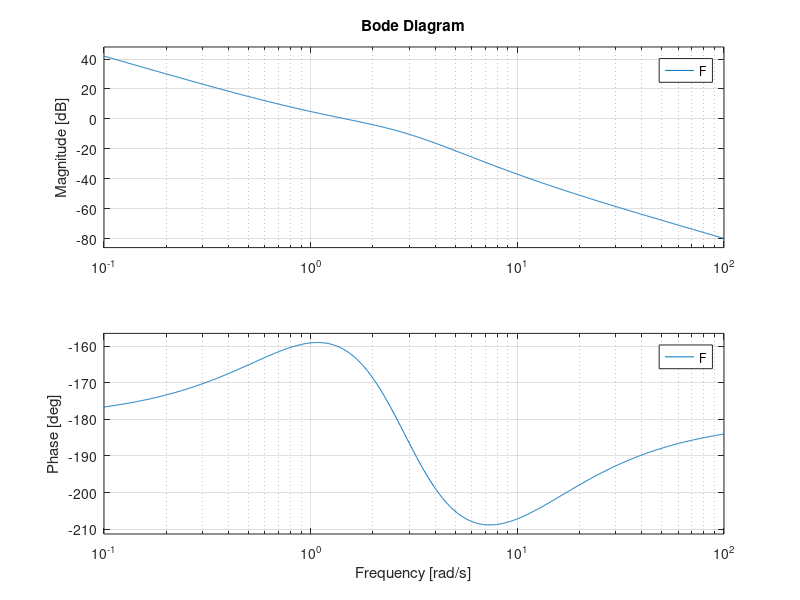
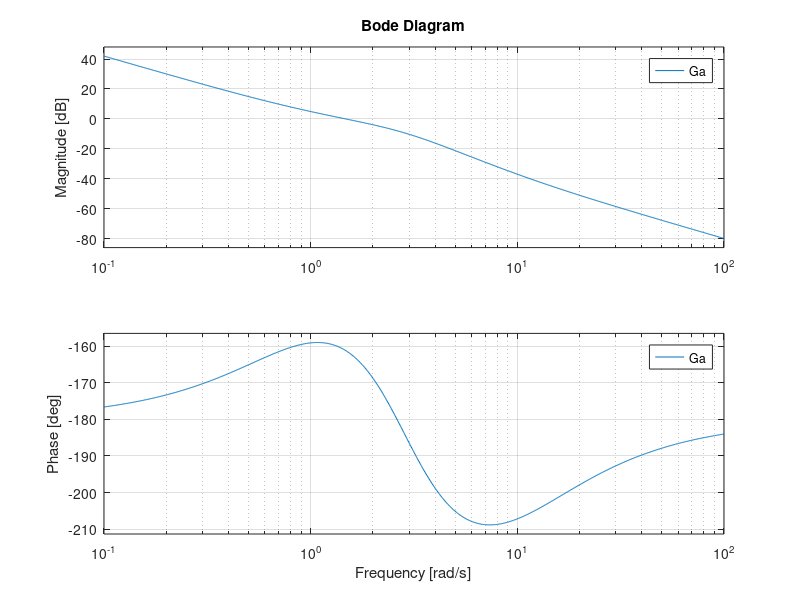
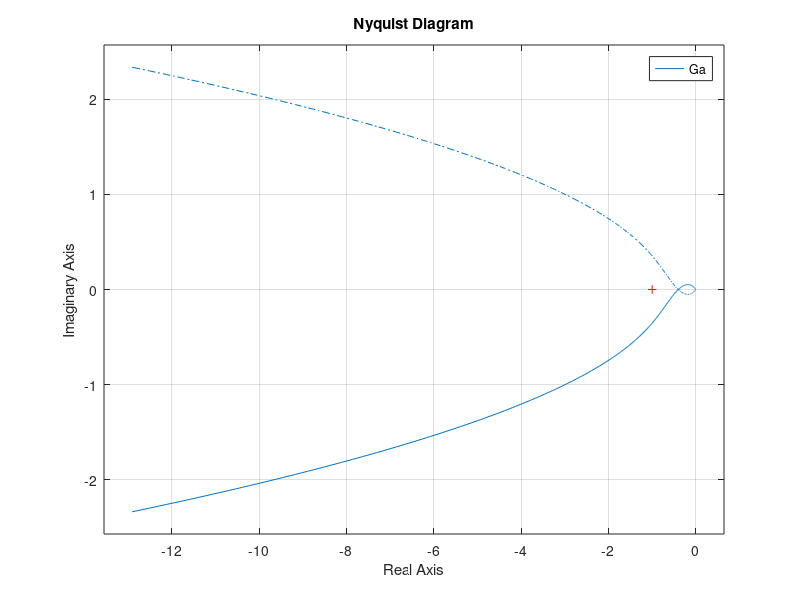

MATLAB code for these plots, in order:
clear all
close all

s=tf('s');
F=(s^2+11*s+10)/(s^4+4*s^3+8*s^2);

% a)
Kf=dcgain(s^2*F)
damp(F)
bode(F)

% b)
Kc=1;
Kr=1;
Ga=Kc*F/Kr;

figure, bode(Ga)

% c)
figure, nyquist(Ga)

% d)
W=feedback(Kc*F, 1/Kr)
damp(W)

% e)
We=feedback(1, Ga);
Wd1=feedback(F, Kc/Kr);
Wd2=feedback(1, Ga);

% r=t d1=0.1 d2=0.5
e_r=dcgain(s*We*1/s^2);
e_d1=dcgain(s*Wd1*0.1/s);
e_d2=dcgain(s*Wd2*0.5/s);
e_tot=e_r-(e_d1+e_d2)

% r=2t d1=0 d2=0.01t
e_r=dcgain(s*We*2/s^2);
e_d1=dcgain(s*Wd1*0/s);
e_d2=dcgain(s*Wd2*0.01/s^2);
e_tot=e_r-(e_d1+e_d2)

% r=t^2/2 d1=0 d2=0
e_r=dcgain(s*We*1/s^3);
e_d1=dcgain(s*Wd1*0/s);
e_d2=dcgain(s*Wd2*0/s);
e_tot=e_r-(e_d1+e_d2)

% r=t^2/2 d1=0.1 d2=0.2
e_r=dcgain(s*We*1/s^3);
e_d1=dcgain(s*Wd1*0.1/s);
e_d2=dcgain(s*Wd2*0.2/s);
e_tot=e_r-(e_d1+e_d2)